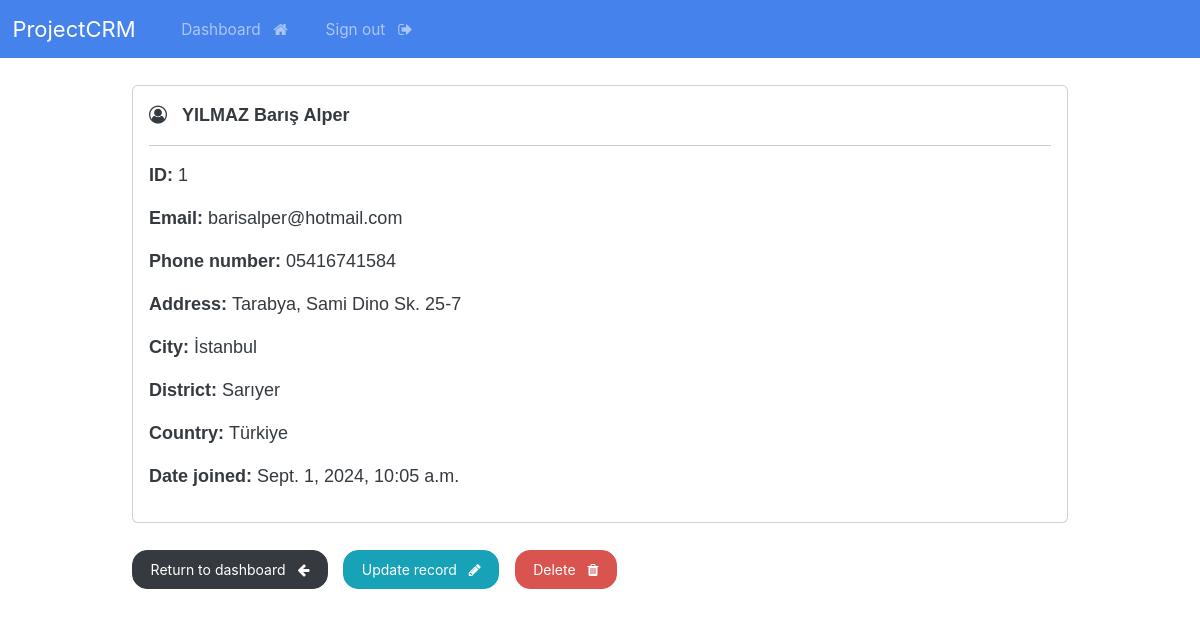
The page /record/1 (signed in) on the database its author committed.
### crmapp/models.py (models this page shows, shortened)
class Record(models.Model):
    creation_date = models.DateTimeField(auto_now_add=True)
    first_name = models.CharField(max_length=50)
    last_name = models.CharField(max_length=50)
    email = models.CharField(max_length=100)
    phone = models.CharField(max_length=20)
    address = models.CharField(max_length=300)
    city = models.CharField(max_length=50)
    district = models.CharField(max_length=50)
    country = models.CharField(max_length=50)

### crmapp/views.py (the view)
# urls.py: path('record/<int:pk>', views.singular_record, name="record"),
@login_required(login_url='my-login')
def singular_record(request, pk):
    all_records = Record.objects.get(id=pk)
    context = {'record': all_records}
    return render(request, 'crmapp/view-record.html', context=context)

### crmapp/templates/crmapp/view-record.html (shortened to what this page needs)
{% extends "crmapp/base.html" %}
{% block content %}
    <div class="card">
        <div class="card-body" style="font-family: Arial, sans-serif;">
            <i class="fa fa-user-circle-o" aria-hidden="true"></i> &nbsp;
            <strong>
                {{record.last_name|upper}}
                {{record.first_name}}
            </strong>
            <hr>
            <p style="font-family: Arial, sans-serif;"> <strong> ID: </strong> {{record.id}} </p>
            <p style="font-family: Arial, sans-serif;"> <strong> Email: </strong> {{record.email}} </p>
            <p style="font-family: Arial, sans-serif;"> <strong> Phone number: </strong> {{record.phone}} </p>
            <p style="font-family: Arial, sans-serif;"> <strong> Address: </strong> {{record.address}} </p>
            <p style="font-family: Arial, sans-serif;"> <strong> City: </strong> {{record.city}} </p>
            <p style="font-family: Arial, sans-serif;"> <strong> District: </strong> {{record.district}} </p>
            <p style="font-family: Arial, sans-serif;"> <strong> Country: </strong> {{record.country}} </p>
            <p style="font-family: Arial, sans-serif;"> <strong> Date joined: </strong> {{record.creation_date}} </p>
        </div>
    </div>
    <br>
    <a href="{% url 'dashboard' %}" class="btn btn-dark"> Return to dashboard &nbsp; <i class="fa fa-arrow-left" aria-hidden="true"></i> </a>
    <a href="{% url 'update-record' record.id %}" class="btn btn-info"> Update record &nbsp; <i class="fa fa-pencil" aria-hidden="true"></i> </a>
    <a href="{% url 'delete-record' record.id %}" class="btn btn-danger"> Delete &nbsp; <i class="fa fa-trash" aria-hidden="true"></i> </a>
{% endblock %}

### static/css/styles.css (style rules this page uses)
@media only screen and (min-width: 1024px) { body { font-size: 18px; } }

### rows shown on the page
Record: last_name "YILMAZ", first_name "Barış Alper", id "1", email "barisalper@hotmail.com", phone "05416741584", address "Tarabya, Sami Dino Sk. 25-7", city "İstanbul", district "Sarıyer", country "Türkiye", creation_date "Sept. 1, 2024, 10:05 a.m."
